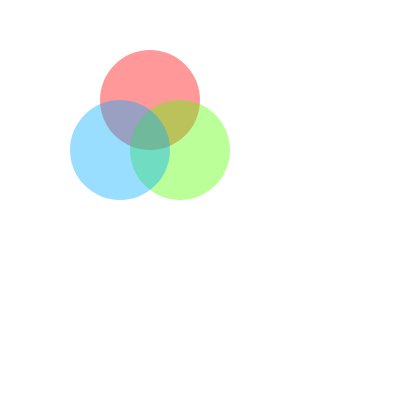
Frame 1 (no input)
Frame 60 (no input): identical to frame 1, image omitted
Frame 120 (the mouse pressed at the canvas centre since frame 60): identical to frame 1, image omitted

The p5.js sketch that drew this single still picture (run headless with seeded random() and noise() and a simulated clock; from frame 60 on, the mouse is pressed at the canvas centre):

// p5.js sketch
// ── sketch.js
function setup() {
  createCanvas(400, 400);
  colorMode(HSB);
}

function draw() {
  background(255);

  fill(0,100,100,0.4);
  strokeWeight(0);
  circle(150,100,100);
  fill(100,100,100,0.4);
  circle(180,150,100);
  fill(200,100,100,0.4);
  circle(120,150,100);
}
